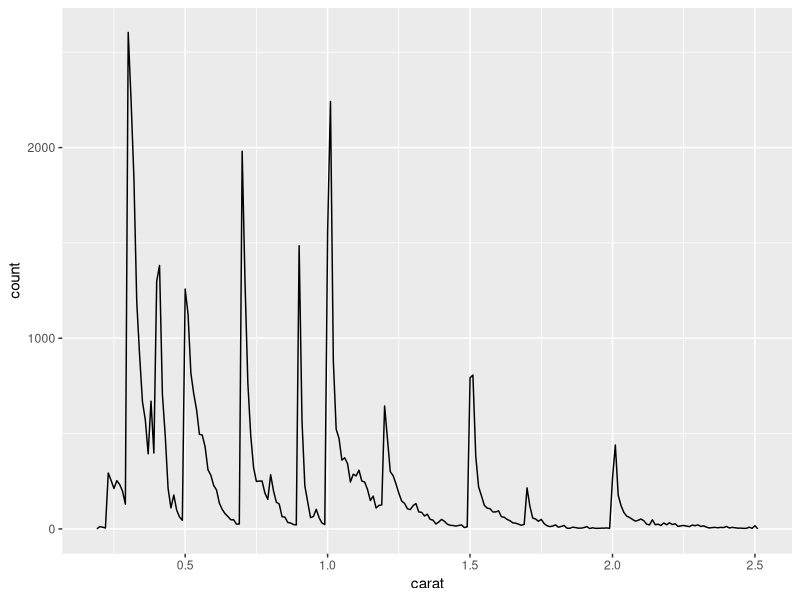
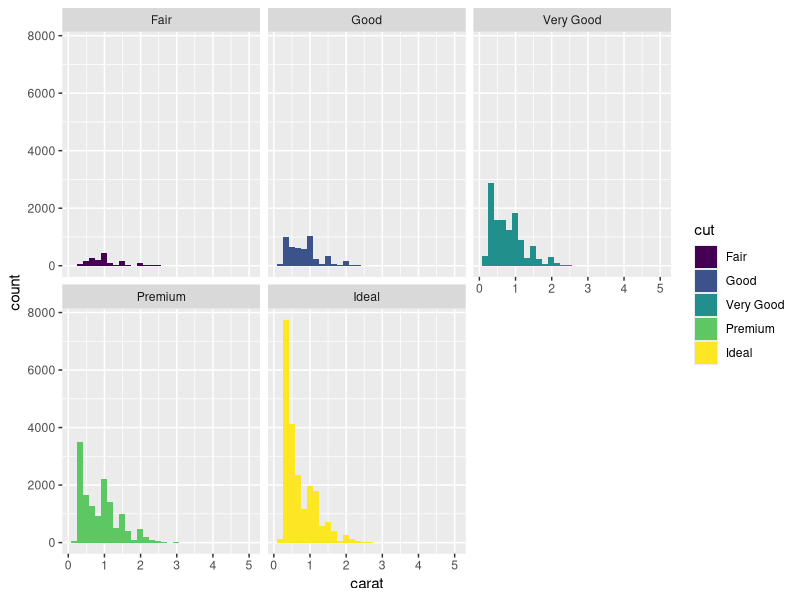
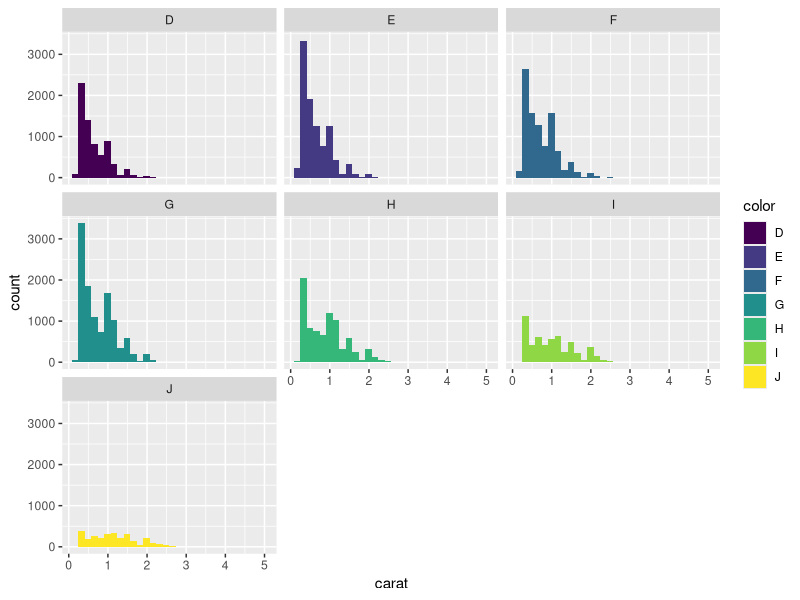
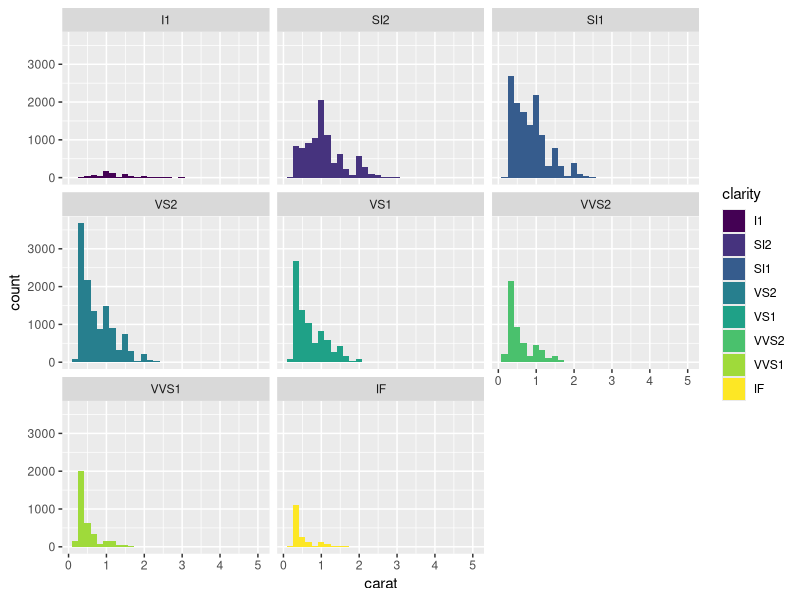

Recreate these plots in R, in order.
## ---- chunk 1
library(ggplot2)
library(dplyr)

smaller <- diamonds %>% 
  filter(carat <= 2.5)
## ---- chunk 2
smaller %>% 
  ggplot(aes(carat)) + 
  geom_freqpoly(binwidth = 0.01)
## ---- chunk 3
diamonds |> 
  ggplot(aes(x = carat)) +
  geom_histogram(aes(group = cut, fill = cut)) +
  facet_wrap(~ cut)

diamonds |> 
  ggplot(aes(x = carat)) +
  geom_histogram(aes(group = color, fill = color)) +
  facet_wrap(~ color)

diamonds |> 
  ggplot(aes(x = carat)) +
  geom_histogram(aes(group = clarity, fill = clarity)) +
  facet_wrap(~ clarity)
